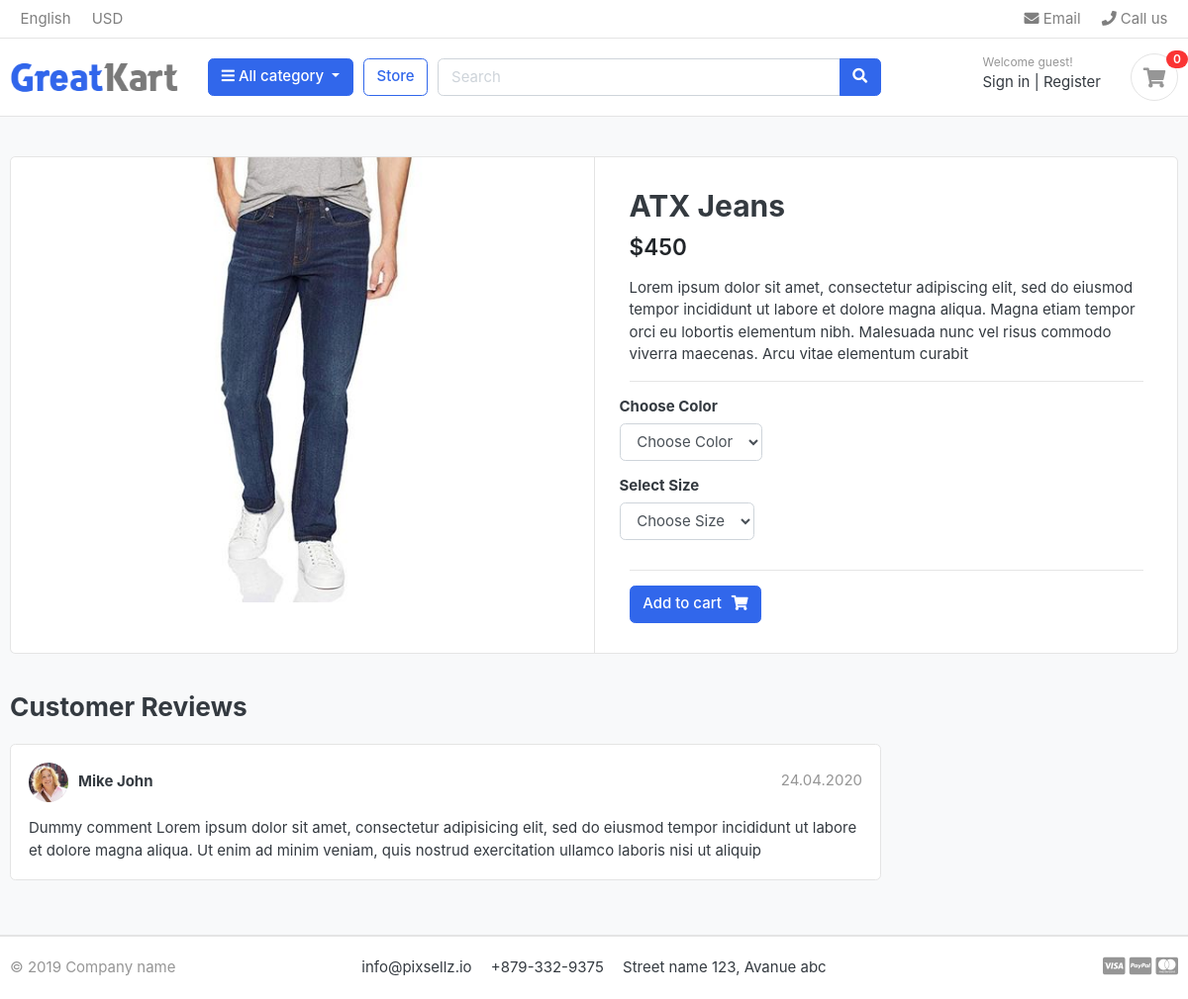
/store/category/jeans/atx-jeans/, run on the app's committed database.
### store/models.py (models this page shows, shortened)
class Products(models.Model):
    product_name = models.CharField(max_length=200, unique=True)
    slug = models.SlugField(max_length=200, unique=True)
    description = models.TextField(max_length=255, blank=True)
    price = models.IntegerField()
    image = models.ImageField(upload_to='photos/products')
    stock = models.IntegerField()
    is_available = models.BooleanField(default=True)
    category = models.ForeignKey(Category, on_delete=models.CASCADE)
    created_date = models.DateTimeField(auto_now_add=True)
    modified_date = models.DateTimeField(auto_now=True)

### store/views.py (the view)
def product_detail(request, category_slug, product_slug):
    try:
        product = Products.objects.get(
            category__slug=category_slug, slug=product_slug)
        in_cart = CartItem.objects.filter(
            cart__cart_id=_cart_id(request), product=product)
    except Exception as e:
        raise Http404
    context = {
        "single_product": product,
        "in_cart": in_cart
    }
    return render(request, 'App/product-detail.html', context)

### carts/context_processors.py (called while the page is built)
def counter(request):
    cart_count = 0
    if "admin" in request.path:
        return {}
    try:
        cart = Cart.objects.filter(cart_id=_cart_id(request))
        if request.user.is_authenticated:
            cart_items = CartItem.objects.all().filter(user=request.user)
        else:
            cart_items = CartItem.objects.filter(cart=cart[:1])
        for cart_item in cart_items:
            cart_count += cart_item.quantity
    except Cart.DoesNotExist:
        cart_count = 0
    return dict(cart_count=cart_count)

### carts/views.py (called while the page is built)
def _cart_id(request):
    cart = request.session.session_key
    if not cart:
        cart = request.session.create()
    return cart

### category/context_processors.py (called while the page is built)
def menu_link(request):
    links = Category.objects.all()
    return dict(links=links)

### category/models.py (called while the page is built)
    def get_url(self):
        return reverse('products_by_category', args=[self.slug])

### store/models.py (called while the page is built)
    def color(self):
        return super(VariationManager, self).filter(veriation_category='color', is_active=True)

    def size(self):
        return super(VariationManager, self).filter(veriation_category='size', is_active=True)

### templates/App/product-detail.html (shortened to what this page needs)
{% extends 'base.html' %}
{% load static %}
{% block content %}
    <section class="section-content padding-y bg">
        <div class="container">
            <div class="card">
                <div class="row no-gutters">
                    <aside class="col-md-6">
                        <article class="gallery-wrap">
                            <div class="img-big-wrap">
                                <a href="#"><img src="{{ single_product.image.url }}" alt="product-img"></a>
                            </div>
                        </article>
                    </aside>
                    <main class="col-md-6 border-left">
                        <form action="{% url 'add_cart' single_product.id %}" method="POST">
                            <article class="content-body">
                                <h2 class="title">{{ single_product.product_name }}</h2>
                                <div class="mb-3">
                                    <var class="price h4">${{ single_product.price }}</var>
                                </div>
                                <p>{{ single_product.description }}</p>
                                <hr>
                                <div class="row">
                                    <div class="item-option-select">
                                        <h6>Choose Color</h6>
                                        <select name="color" class="form-control" required aria-label="color">
                                            <option value="" selected disabled>Choose Color</option>
                                        </select>
                                    </div>
                                </div>
                                <div class="row">
                                    <div class="item-option-select">
                                        <h6>Select Size</h6>
                                        <select name="size" class="form-control" aria-label="size" required>
                                            <option value="" selected disabled>Choose Size</option>
                                        </select>
                                    </div>
                                </div>
                                <hr>
                                {% if single_product.stock > 0 %}
                                    <button type="submit" class="btn btn-primary">
                                        <span class="text">Add to cart</span><i class="fas fa-shopping-cart"></i>
                                    </button>
                                {% else %}
                                    <h5 class="text-danger">Out of Stock</h5>
                                {% endif %}
                            </article>
                        </form>
                    </main>
                </div>
            </div>
            <br>
            <div class="row">
                <div class="col-md-9">
                    <header class="section-heading">
                        <h3>Customer Reviews </h3>
                    </header>
                    <article class="box mb-3">
                        <div class="icontext w-100">
                            <img src="{% static 'images/avatars/avatar1.jpg' %}" alt="user"
                                 class="img-xs icon rounded-circle">
                            <div class="text">
                                <span class="date text-muted float-md-right">24.04.2020 </span>
                                <h6 class="mb-1">Mike John </h6>
                            </div>
                        </div>
                        <div class="mt-3">
                            <p>
                                Dummy comment Lorem ipsum dolor sit amet, consectetur adipisicing elit, sed do eiusmod
                                tempor incididunt ut labore et dolore magna aliqua. Ut enim ad minim veniam,
                                quis nostrud exercitation ullamco laboris nisi ut aliquip
                            </p>
                        </div>
                    </article>
                </div>
            </div>
        </div>
    </section>
{% endblock content %}

### greatkart/static/css/ui.css (style rules this page uses)
html { font-family: "Inter", sans-serif; font-size: 15px; }
.content-body { flex: 1 1 auto; padding: 2rem 2.3rem; }
.img-xs, .img-sm, .img-md, .img-lg { -o-object-fit: cover; object-fit: cover; flex-shrink: 0; flex-grow: 0; }
.img-xs { width: 40px; height: 40px; }
.padding-y { padding-top: 40px; padding-bottom: 40px; }
var { font-style: normal; }
article:after, .form-group:after { display: block; clear: both; content: ""; }
.bg { background-color: #f8f9fa; }
.section-heading { margin-bottom: 20px; margin-top: 15px; }
p:last-child { margin-bottom: 0; }
.btn .text + i { margin-left: 10px; }
.icontext { display: inline-flex; align-items: center; vertical-align: middle; }
.icontext .text { width: 100%; line-height: 1.2; }
.icontext .icon { position: relative; margin-right: 10px; flex-shrink: 0; flex-grow: 0; }
.price { font-weight: 600; color: #212529; }
.box { padding: 18px; background: #fff; border-radius: 0.37rem; border: 1px solid #e4e4e4; }
.box img { max-width: 100%; }
.gallery-wrap .img-big-wrap { margin-bottom: 10px; border-radius: 0.37rem; overflow: hidden; background-color: #fff; }
.gallery-wrap .img-big-wrap a { text-align: center; display: block; }
.gallery-wrap .img-big-wrap img { height: 450px; width: auto; display: inline-block; }
.item-option-select { margin-bottom: 1rem; display: inline-block; margin-right: 15px; }

### data on the page
Products: image (picture), product_name "ATX Jeans", price "450", description "Lorem ipsum dolor sit amet, consectetur adipiscing elit, sed do eiusmod tempor incididunt ut labore et dolore magna aliqua. Magna etiam tempor orci eu lobortis elementum nibh. Malesuada nunc vel risus commodo viverra maecenas. Arcu vitae elementum curabit"

### other printed values
{{ cart_count }} "0"
